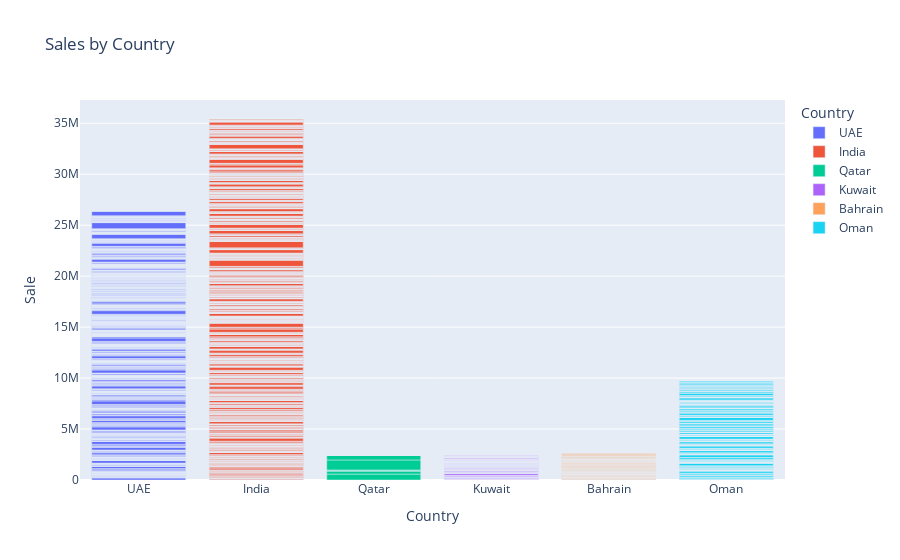

Notebook code cell kept with this figure:
### Markdown cell above
Custum Buttons

### Code cell
# Bar chart of sale by salesman
bar = px.bar(df, x='Country', y='Sale', color='Country', 
             title='Sales by Country')
bar.show()

### Figure 1 — Plotly figure (JSON) as saved in the notebook; plotly's stock layout.template omitted (floating-point values rounded to 4 significant figures; data arrays with more than 128 entries replaced by an {"elided": "..."} marker saying what was removed)
{"data": [{"hovertemplate": "Country=%{x}<br>Sale=%{y}<extra></extra>", "legendgroup": "UAE", "marker": {"color": "#636efa", "pattern": {"shape": ""}}, "name": "UAE", "orientation": "v", "showlegend": true, "textposition": "auto", "type": "bar", "x": {"elided": "939 str values"}, "xaxis": "x", "y": {"elided": "939 float values"}, "yaxis": "y"}, {"hovertemplate": "Country=%{x}<br>Sale=%{y}<extra></extra>", "legendgroup": "India", "marker": {"color": "#EF553B", "pattern": {"shape": ""}}, "name": "India", "orientation": "v", "showlegend": true, "textposition": "auto", "type": "bar", "x": {"elided": "1037 str values"}, "xaxis": "x", "y": {"elided": "1037 float values"}, "yaxis": "y"}, {"hovertemplate": "Country=%{x}<br>Sale=%{y}<extra></extra>", "legendgroup": "Qatar", "marker": {"color": "#00cc96", "pattern": {"shape": ""}}, "name": "Qatar", "orientation": "v", "showlegend": true, "textposition": "auto", "type": "bar", "x": ["Qatar", "Qatar", "Qatar", "Qatar", "Qatar", "Qatar", "Qatar", "Qatar"], "xaxis": "x", "y": [580100.0, 293900.0, 37120.0, 69300.0, 987500.0, 434400.0, 5610.0, 5738.0], "yaxis": "y"}, {"hovertemplate": "Country=%{x}<br>Sale=%{y}<extra></extra>", "legendgroup": "Kuwait", "marker": {"color": "#ab63fa", "pattern": {"shape": ""}}, "name": "Kuwait", "orientation": "v", "showlegend": true, "textposition": "auto", "type": "bar", "x": ["Kuwait", "Kuwait", "Kuwait", "Kuwait", "Kuwait", "Kuwait", "Kuwait", "Kuwait", "Kuwait", "Kuwait", "Kuwait", "Kuwait", "Kuwait", "Kuwait", "Kuwait", "Kuwait", "Kuwait", "Kuwait", "Kuwait", "Kuwait", "Kuwait", "Kuwait", "Kuwait", "Kuwait", "Kuwait", "Kuwait", "Kuwait", "Kuwait", "Kuwait", "Kuwait", "Kuwait", "Kuwait", "Kuwait", "Kuwait", "Kuwait", "Kuwait", "Kuwait", "Kuwait", "Kuwait", "Kuwait", "Kuwait", "Kuwait", "Kuwait", "Kuwait", "Kuwait", "Kuwait", "Kuwait", "Kuwait", "Kuwait", "Kuwait", "Kuwait", "Kuwait", "Kuwait", "Kuwait", "Kuwait", "Kuwait", "Kuwait", "Kuwait", "Kuwait", "Kuwait", "Kuwait", "Kuwait", "Kuwait", "Kuwait", "Kuwait", "Kuwait", "Kuwait", "Kuwait", "Kuwait", "Kuwait", "Kuwait", "Kuwait", "Kuwait", "Kuwait", "Kuwait", "Kuwait", "Kuwait", "Kuwait", "Kuwait", "Kuwait", "Kuwait", "Kuwait", "Kuwait", "Kuwait", "Kuwait", "Kuwait", "Kuwait", "Kuwait", "Kuwait", "Kuwait", "Kuwait", "Kuwait", "Kuwait", "Kuwait", "Kuwait", "Kuwait", "Kuwait", "Kuwait", "Kuwait", "Kuwait", "Kuwait", "Kuwait", "Kuwait", "Kuwait", "Kuwait", "Kuwait", "Kuwait", "Kuwait", "Kuwait", "Kuwait", "Kuwait", "Kuwait", "Kuwait", "Kuwait", "Kuwait", "Kuwait", "Kuwait"], "xaxis": "x", "y": [6469.0, 20580.0, 49780.0, 39840.0, 9990.0, 5002.0, 5429.0, 84040.0, 21060.0, 20580.0, 13480.0, 12230.0, 105400.0, 19060.0, 20570.0, 12890.0, 5359.0, 20940.0, 5481.0, 171900.0, 5090.0, 10530.0, 24450.0, 3409.0, 86860.0, 16650.0, 3679.0, 11580.0, 26900.0, 3750.0, 95550.0, 18320.0, 4047.0, 10070.0, 23390.0, 3261.0, 83080.0, 15930.0, 3519.0, 13090.0, 30400.0, 4239.0, 108000.0, 20700.0, 4574.0, 21840.0, 9240.0, 11860.0, 4050.0, 28220.0, 31950.0, 5063.0, 5063.0, 5063.0, 15730.0, 5063.0, 8640.0, 6750.0, 18220.0, 10800.0, 30690.0, 16200.0, 24300.0, 10800.0, 5625.0, 16880.0, 26400.0, 6750.0, 25990.0, 9000.0, 35360.0, 4760.0, 24680.0, 13770.0, 8160.0, 13460.0, 19280.0, 10230.0, 13030.0, 5511.0, 12520.0, 15860.0, 18180.0, 11270.0, 5636.0, 5636.0, 5511.0, 11270.0, 5977.0, 3793.0, 11640.0, 6897.0, 3879.0, 6897.0, 10530.0, 24450.0, 3409.0, 86860.0, 16650.0, 3679.0, 11580.0, 26900.0, 3750.0, 95550.0, 18320.0, 4047.0, 5738.0, 19510.0, 7140.0, 11480.0, 10200.0, 26730.0, 10800.0, 13500.0, 6075.0, 11880.0, 24300.0], "yaxis": "y"}, {"hovertemplate": "Country=%{x}<br>Sale=%{y}<extra></extra>", "legendgroup": "Bahrain", "marker": {"color": "#FFA15A", "pattern": {"shape": ""}}, "name": "Bahrain", "orientation": "v", "showlegend": true, "textposition": "auto", "type": "bar", "x": ["Bahrain", "Bahrain", "Bahrain", "Bahrain", "Bahrain", "Bahrain", "Bahrain", "Bahrain", "Bahrain", "Bahrain", "Bahrain", "Bahrain", "Bahrain", "Bahrain", "Bahrain", "Bahrain", "Bahrain", "Bahrain", "Bahrain", "Bahrain", "Bahrain", "Bahrain", "Bahrain", "Bahrain", "Bahrain", "Bahrain", "Bahrain", "Bahrain", "Bahrain", "Bahrain", "Bahrain", "Bahrain", "Bahrain", "Bahrain", "Bahrain", "Bahrain", "Bahrain", "Bahrain", "Bahrain", "Bahrain", "Bahrain", "Bahrain", "Bahrain", "Bahrain", "Bahrain", "Bahrain", "Bahrain", "Bahrain", "Bahrain", "Bahrain", "Bahrain", "Bahrain", "Bahrain", "Bahrain", "Bahrain", "Bahrain", "Bahrain", "Bahrain", "Bahrain", "Bahrain", "Bahrain", "Bahrain", "Bahrain", "Bahrain", "Bahrain", "Bahrain", "Bahrain", "Bahrain", "Bahrain", "Bahrain", "Bahrain", "Bahrain", "Bahrain", "Bahrain", "Bahrain", "Bahrain", "Bahrain", "Bahrain", "Bahrain", "Bahrain", "Bahrain", "Bahrain", "Bahrain", "Bahrain", "Bahrain", "Bahrain", "Bahrain", "Bahrain", "Bahrain", "Bahrain", "Bahrain", "Bahrain"], "xaxis": "x", "y": [5670.0, 41720.0, 13760.0, 48750.0, 72270.0, 5177.0, 51390.0, 10820.0, 37470.0, 17710.0, 7995.0, 33960.0, 5132.0, 27850.0, 51600.0, 15520.0, 4992.0, 25560.0, 35980.0, 11850.0, 17570.0, 3679.0, 30880.0, 17080.0, 26430.0, 13260.0, 4047.0, 33960.0, 18790.0, 29070.0, 14590.0, 3519.0, 29540.0, 16340.0, 25280.0, 12680.0, 4574.0, 38400.0, 21240.0, 32860.0, 16490.0, 60320.0, 20920.0, 10120.0, 15600.0, 53840.0, 18560.0, 28200.0, 46800.0, 74250.0, 42520.0, 33480.0, 106800.0, 5625.0, 41850.0, 10200.0, 48620.0, 32130.0, 16320.0, 24350.0, 76430.0, 8160.0, 11270.0, 17370.0, 24800.0, 45090.0, 10020.0, 3879.0, 43620.0, 34910.0, 20690.0, 3679.0, 30880.0, 17080.0, 26430.0, 13260.0, 4047.0, 33960.0, 18790.0, 29070.0, 14590.0, 61710.0, 22950.0, 8160.0, 105900.0, 48600.0, 6480.0, 6075.0, 23400.0, 134600.0, 54680.0, 41040.0], "yaxis": "y"}, {"hovertemplate": "Country=%{x}<br>Sale=%{y}<extra></extra>", "legendgroup": "Oman", "marker": {"color": "#19d3f3", "pattern": {"shape": ""}}, "name": "Oman", "orientation": "v", "showlegend": true, "textposition": "auto", "type": "bar", "x": {"elided": "249 str values"}, "xaxis": "x", "y": {"elided": "249 float values"}, "yaxis": "y"}], "layout": {"barmode": "relative", "legend": {"title": {"text": "Country"}, "tracegroupgap": 0}, "title": {"text": "Sales by Country"}, "xaxis": {"anchor": "y", "categoryarray": ["UAE", "India", "Qatar", "Kuwait", "Bahrain", "Oman"], "categoryorder": "array", "domain": [0, 1], "title": {"text": "Country"}}, "yaxis": {"anchor": "x", "domain": [0, 1], "title": {"text": "Sale"}}}}
